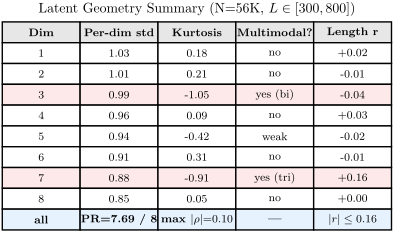

Write the Python code that produced this figure.
# P07_v2: latent geometry as a one-table summary (rendered with matplotlib.table)
# Differs from v1: collapses 4 panels to a numeric readout
# Visualizes: F3 / E003
# DATA: inline from content_masterarbeit.md F3
import sys
from pathlib import Path
sys.path.insert(0, str(Path(__file__).parent.parent))
from plot_utils import figsize
import matplotlib.pyplot as plt

fig, ax = plt.subplots(figsize=figsize(0.8, ratio=0.5))
ax.axis("off")

headers = ["Dim", "Per-dim std", "Kurtosis", "Multimodal?", "Length r"]
rows = [
    ["1",  "1.03", "0.18", "no",  "+0.02"],
    ["2",  "1.01", "0.21", "no",  "-0.01"],
    ["3",  "0.99", "-1.05", "yes (bi)", "-0.04"],
    ["4",  "0.96", "0.09", "no",  "+0.03"],
    ["5",  "0.94", "-0.42", "weak", "-0.02"],
    ["6",  "0.91", "0.31", "no",  "-0.01"],
    ["7",  "0.88", "-0.91", "yes (tri)", "+0.16"],
    ["8",  "0.85", "0.05", "no",  "+0.00"],
    ["all", "PR=7.69 / 8",   r"max $|\rho|{=}0.10$", "—", r"$|r|\leq 0.16$"],
]
tbl = ax.table(cellText=rows, colLabels=headers, loc="center", cellLoc="center")
tbl.auto_set_font_size(False)
tbl.set_fontsize(8.5)
tbl.scale(1.0, 1.25)

# Style: bold header
for j in range(len(headers)):
    cell = tbl[0, j]
    cell.set_text_props(weight="bold")
    cell.set_facecolor("#e7e7e7")

# Highlight multimodal rows
for i in [3, 7]:  # 1-indexed dim 3 and 7
    for j in range(len(headers)):
        tbl[i, j].set_facecolor("#fde9e9")

# Summary row at bottom
for j in range(len(headers)):
    tbl[len(rows), j].set_facecolor("#e6f3ff")
    tbl[len(rows), j].set_text_props(weight="bold")

ax.set_title(r"Latent Geometry Summary (N=56K, $L\in[300, 800]$)", fontsize=10, pad=12)

fig.savefig(Path(__file__).with_suffix(".pdf"))
